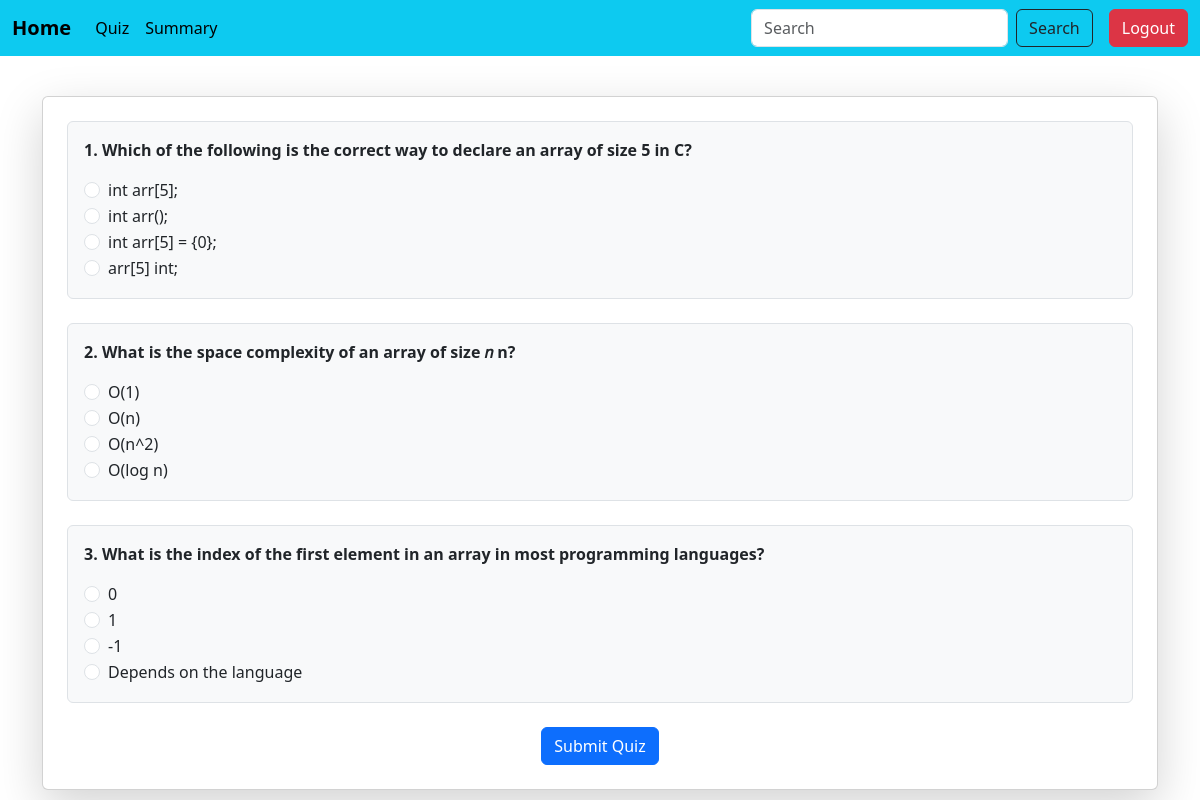
/start_quiz/s1c1q1, run on an earlier commit of the app's database.
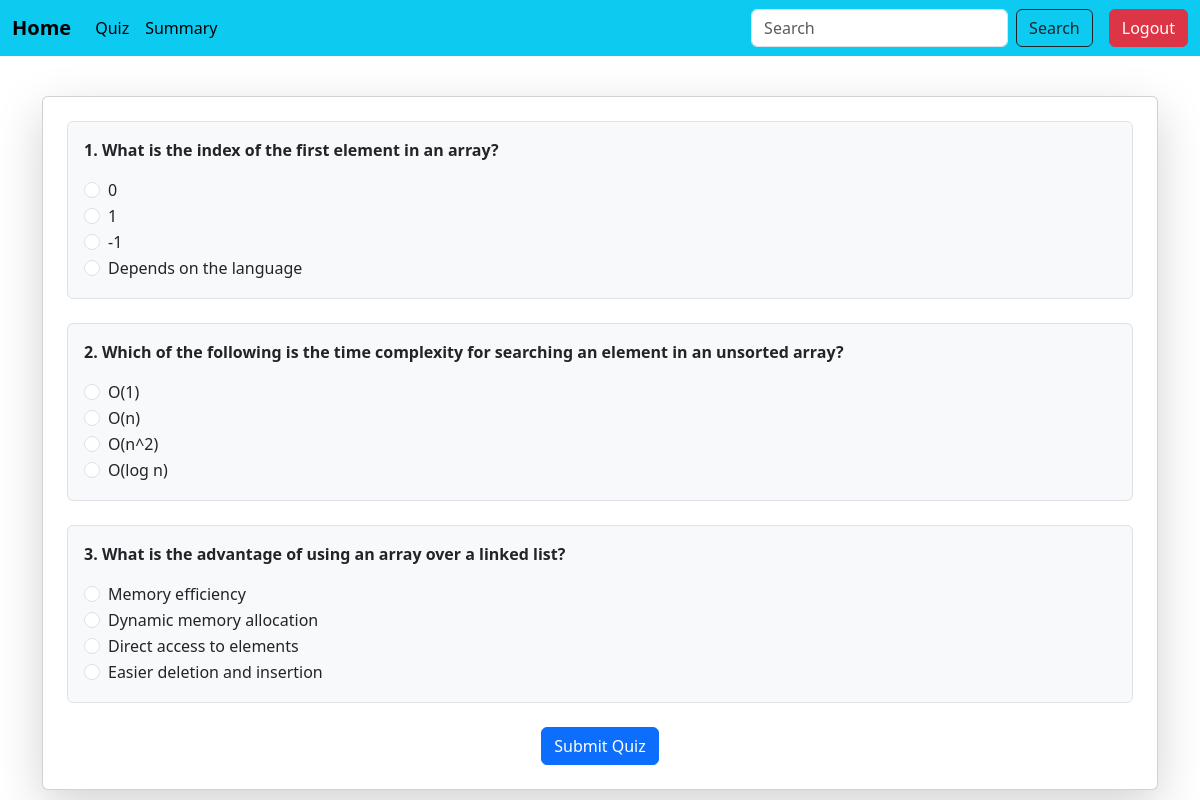
And on a later commit of the database.
### models.py (models this page shows)
class Question(db.Model):
    __tablename__='question'
    id=db.Column(db.String(50),primary_key=True)
    quiz_id=db.Column(db.String(100),db.ForeignKey('quiz.id'),nullable=False)
    que=db.Column(db.Text,nullable=False)
    o_a=db.Column(db.String(300),nullable=False)
    o_b=db.Column(db.String(300),nullable=False)
    o_c=db.Column(db.String(300),nullable=False)
    o_d=db.Column(db.String(300),nullable=False)
    correct_o=db.Column(db.String(1),nullable=False)
    quiz=db.relationship('Quiz',backref=db.backref('questions',cascade="all,delete-orphan"))

### app.py (the view)
@app.route('/start_quiz/<quiz_id>')
def start_quiz(quiz_id):
    quiz =Quiz.query.get(quiz_id)
    questions=Question.query.filter_by(quiz_id=quiz_id).all()
    return render_template("start_quiz.html",quiz=quiz,questions=questions)

### templates/start_quiz.html (shortened to what this page needs)
{% include 'student_sidebar.html'%}
{%block content%}
<div class="container mt-5">
    <div class="card p-4 shadow-lg rounded">
        <form method="POST" action="{{url_for('submit_quiz',quiz_id=quiz.id)}}">
            {%for question in questions%}
            <div class="question mb-4 p-3 border rounded bg-light">
                <p class="fw-bold text-dark">{{loop.index}}. {{question.que}}</p>
                <div class="form-check">
                    <input class="form-check-input" type="radio" name="{{question.id}}" value="A" id="q{{question.id}}">
                    <label class="form-check-label"for="q{{question.id}}A">{{question.o_a}}</label>
                </div>
                <div class="form-check">
                    <input class="form-check-input" type="radio" name="{{question.id}}" value="B" id="q{{question.id}}">
                    <label class="form-check-label"for="q{{question.id}}B">{{question.o_b}}</label>
                </div>
                <div class="form-check">
                    <input class="form-check-input" type="radio" name="{{question.id}}" value="C" id="q{{question.id}}">
                    <label class="form-check-label"for="q{{question.id}}C">{{question.o_c}}</label>
                </div>
                <div class="form-check">
                    <input class="form-check-input" type="radio" name="{{question.id}}" value="D" id="q{{question.id}}">
                    <label class="form-check-label"for="q{{question.id}}D">{{question.o_d}}</label>
                </div>
            </div>
            {%endfor%}
            <div class="text-center">
                <button type="submit"class="btn btn-primary">Submit Quiz</button>
            </div>
        </form>
    </div>
</div>
{%endblock%}

What changed in the data, as far as the page shows it:
changed Question: que "Which of the following is the correct way to declare an array of size 5 in C?" → "What is the index of the first element in an array?"; o_a "int arr[5];" → "0"; o_b "int arr();" → "1"; o_c "int arr[5] = {0};" → "-1"; o_d "arr[5] int;" → "Depends on the language"
changed Question "O(log n)": que "What is the space complexity of an array of size 𝑛 n?" → "Which of the following is the time complexity for searching an element in an unsorted array?"
changed Question: que "What is the index of the first element in an array in most programming languages?" → "What is the advantage of using an array over a linked list?"; o_a "0" → "Memory efficiency"; o_b "1" → "Dynamic memory allocation"; o_c "-1" → "Direct access to elements"; o_d "Depends on the language" → "Easier deletion and insertion"
